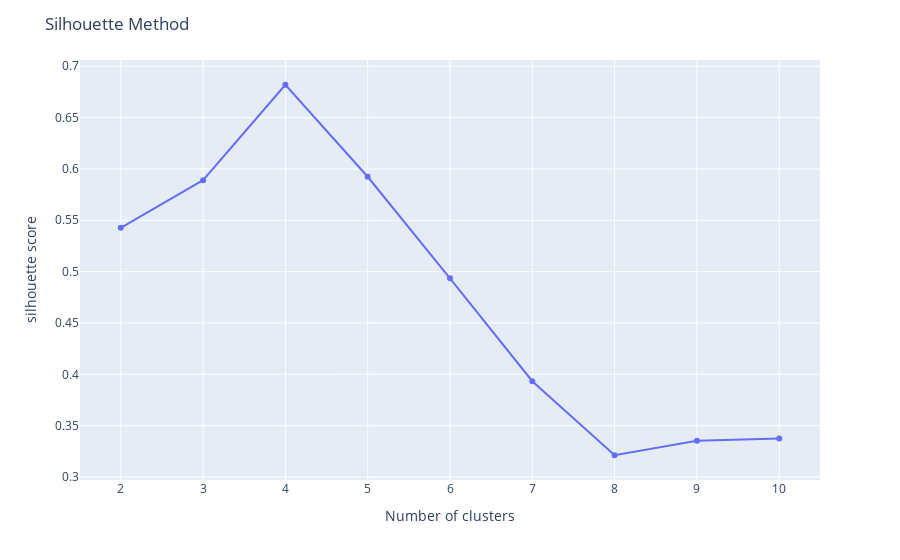

Notebook cell for this chart:
### Markdown cell above
## 2.2 Silhouette Score

### Code cell
from sklearn.metrics import silhouette_score
silhouettes = []
for i in range(2, 11):
    kmeans = KMeans(n_clusters=i, init='k-means++', max_iter=300, n_init=10, random_state=0)
    kmeans.fit(X)
    y = kmeans.predict(X)
    score = silhouette_score(X, y)
    silhouettes.append(score)


fig = px.line(y=silhouettes, x=range(2, 11), markers=True)
fig.update_layout(title="Silhouette Method", xaxis_title="Number of clusters", yaxis_title="silhouette score")
fig.show()

### Figure 1 — Plotly figure (JSON) as saved in the notebook; plotly's stock layout.template omitted (floating-point values rounded to 4 significant figures)
{"data": [{"hovertemplate": "x=%{x}<br>y=%{y}<extra></extra>", "legendgroup": "", "line": {"color": "#636efa", "dash": "solid"}, "marker": {"symbol": "circle"}, "mode": "lines+markers", "name": "", "orientation": "v", "showlegend": false, "type": "scatter", "x": [2, 3, 4, 5, 6, 7, 8, 9, 10], "xaxis": "x", "y": [0.5426, 0.589, 0.682, 0.5924, 0.4934, 0.3933, 0.3212, 0.3352, 0.3374], "yaxis": "y"}], "layout": {"legend": {"tracegroupgap": 0}, "margin": {"t": 60}, "title": {"text": "Silhouette Method"}, "xaxis": {"anchor": "y", "domain": [0, 1], "title": {"text": "Number of clusters"}}, "yaxis": {"anchor": "x", "domain": [0, 1], "title": {"text": "silhouette score"}}}}
